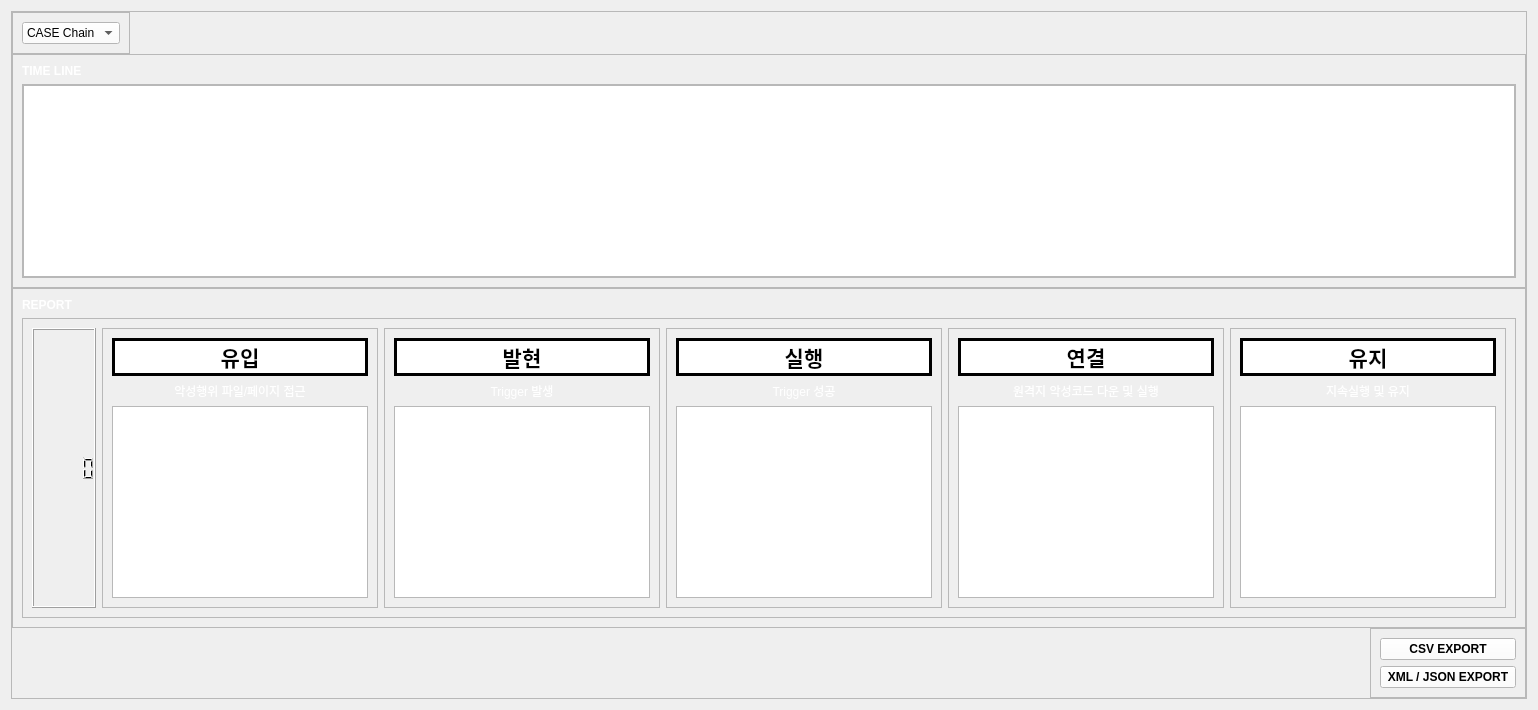
            <widget class="QWidget" name="page_5">
             <layout class="QVBoxLayout" name="verticalLayout_10">
              <item>
               <widget class="QFrame" name="frame_31">
                <property name="frameShape">
                 <enum>QFrame::StyledPanel</enum>
                </property>
                <property name="frameShadow">
                 <enum>QFrame::Raised</enum>
                </property>
                <layout class="QVBoxLayout" name="verticalLayout_27">
                 <property name="spacing">
                  <number>0</number>
                 </property>
                 <property name="leftMargin">
                  <number>0</number>
                 </property>
                 <property name="topMargin">
                  <number>0</number>
                 </property>
                 <property name="rightMargin">
                  <number>0</number>
                 </property>
                 <property name="bottomMargin">
                  <number>0</number>
                 </property>
                 <item alignment="Qt::AlignLeft">
                  <widget class="QFrame" name="frame_34">
                   <property name="frameShape">
                    <enum>QFrame::StyledPanel</enum>
                   </property>
                   <property name="frameShadow">
                    <enum>QFrame::Raised</enum>
                   </property>
                   <layout class="QVBoxLayout" name="verticalLayout_38">
                    <item>
                     <widget class="QComboBox" name="comboBox">
                      <property name="styleSheet">
                       <string notr="true">background-color: rgb(255, 255, 255);</string>
                      </property>
                      <item>
                       <property name="text">
                        <string>CASE Chain</string>
                       </property>
                      </item>
                     </widget>
                    </item>
                   </layout>
                  </widget>
                 </item>
                 <item>
                  <widget class="QFrame" name="frame_35">
                   <property name="sizePolicy">
                    <sizepolicy hsizetype="Preferred" vsizetype="Expanding">
                     <horstretch>0</horstretch>
                     <verstretch>0</verstretch>
                    </sizepolicy>
                   </property>
                   <property name="frameShape">
                    <enum>QFrame::StyledPanel</enum>
                   </property>
                   <property name="frameShadow">
                    <enum>QFrame::Raised</enum>
                   </property>
                   <layout class="QVBoxLayout" name="verticalLayout_40">
                    <item>
                     <widget class="QLabel" name="label">
                      <property name="font">
                       <font>
                        <weight>75</weight>
                        <bold>true</bold>
                       </font>
                      </property>
                      <property name="styleSheet">
                       <string notr="true">color: rgb(255, 255, 255)</string>
                      </property>
                      <property name="text">
                       <string>TIME LINE</string>
                      </property>
                     </widget>
                    </item>
                    <item>
                     <widget class="QFrame" name="frame_38">
                      <property name="frameShape">
                       <enum>QFrame::StyledPanel</enum>
                      </property>
                      <property name="frameShadow">
                       <enum>QFrame::Raised</enum>
                      </property>
                      <layout class="QHBoxLayout" name="horizontalLayout_9">
                       <property name="spacing">
                        <number>0</number>
                       </property>
                       <property name="leftMargin">
                        <number>0</number>
                       </property>
                       <property name="topMargin">
                        <number>0</number>
                       </property>
                       <property name="rightMargin">
                        <number>0</number>
                       </property>
                       <property name="bottomMargin">
                        <number>0</number>
                       </property>
                       <item>
                        <widget class="QGraphicsView" name="graphicsView"/>
                       </item>
                      </layout>
                     </widget>
                    </item>
                   </layout>
                  </widget>
                 </item>
                 <item>
                  <widget class="QFrame" name="frame_36">
                   <property name="sizePolicy">
                    <sizepolicy hsizetype="Preferred" vsizetype="Expanding">
                     <horstretch>0</horstretch>
                     <verstretch>0</verstretch>
                    </sizepolicy>
                   </property>
                   <property name="frameShape">
                    <enum>QFrame::StyledPanel</enum>
                   </property>
                   <property name="frameShadow">
                    <enum>QFrame::Raised</enum>
                   </property>
                   <layout class="QVBoxLayout" name="verticalLayout_39">
                    <item>
                     <widget class="QLabel" name="label_4">
                      <property name="font">
                       <font>
                        <weight>75</weight>
                        <bold>true</bold>
                       </font>
                      </property>
                      <property name="styleSheet">
                       <string notr="true">color: rgb(255, 255, 255)</string>
                      </property>
                      <property name="text">
                       <string>REPORT</string>
                      </property>
                     </widget>
                    </item>
                    <item>
                     <widget class="QFrame" name="frame_39">
                      <property name="sizePolicy">
                       <sizepolicy hsizetype="Preferred" vsizetype="Expanding">
                        <horstretch>0</horstretch>
                        <verstretch>0</verstretch>
                       </sizepolicy>
                      </property>
                      <property name="frameShape">
                       <enum>QFrame::StyledPanel</enum>
                      </property>
                      <property name="frameShadow">
                       <enum>QFrame::Raised</enum>
                      </property>
                      <layout class="QHBoxLayout" name="horizontalLayout_10">
                       <item>
                        <widget class="QLCDNumber" name="lcdNumber"/>
                       </item>
                       <item>
                        <widget class="QFrame" name="frame_40">
                         <property name="frameShape">
                          <enum>QFrame::StyledPanel</enum>
                         </property>
                         <property name="frameShadow">
                          <enum>QFrame::Raised</enum>
                         </property>
                         <layout class="QVBoxLayout" name="verticalLayout_41">
                          <item>
                           <widget class="QLabel" name="label_2">
                            <property name="font">
                             <font>
                              <pointsize>16</pointsize>
                              <weight>75</weight>
                              <bold>true</bold>
                             </font>
                            </property>
                            <property name="styleSheet">
                             <string notr="true">color: rgb(0, 0, 0);
background-color: rgb(255, 255, 255);</string>
                            </property>
                            <property name="frameShape">
                             <enum>QFrame::Box</enum>
                            </property>
                            <property name="lineWidth">
                             <number>3</number>
                            </property>
                            <property name="text">
                             <string>유입</string>
                            </property>
                            <property name="alignment">
                             <set>Qt::AlignCenter</set>
                            </property>
                           </widget>
                          </item>
                          <item>
                           <widget class="QLabel" name="label_5">
                            <property name="styleSheet">
                             <string notr="true">color: rgb(255, 255, 255);</string>
                            </property>
                            <property name="text">
                             <string>악성행위 파일/페이지 접근</string>
                            </property>
                            <property name="alignment">
                             <set>Qt::AlignCenter</set>
                            </property>
                           </widget>
                          </item>
                          <item>
                           <widget class="QListWidget" name="listWidget"/>
                          </item>
                         </layout>
                        </widget>
                       </item>
                       <item>
                        <widget class="QFrame" name="frame_41">
                         <property name="frameShape">
                          <enum>QFrame::StyledPanel</enum>
                         </property>
                         <property name="frameShadow">
                          <enum>QFrame::Raised</enum>
                         </property>
                         <layout class="QVBoxLayout" name="verticalLayout_42">
                          <item>
                           <widget class="QLabel" name="label_11">
                            <property name="font">
                             <font>
                              <pointsize>16</pointsize>
                              <weight>75</weight>
                              <bold>true</bold>
                             </font>
                            </property>
                            <property name="styleSheet">
                             <string notr="true">color: rgb(0, 0, 0);
background-color: rgb(255, 255, 255);</string>
                            </property>
                            <property name="frameShape">
                             <enum>QFrame::Box</enum>
                            </property>
                            <property name="lineWidth">
                             <number>3</number>
                            </property>
                            <property name="text">
                             <string>발현</string>
                            </property>
                            <property name="alignment">
                             <set>Qt::AlignCenter</set>
                            </property>
                           </widget>
                          </item>
                          <item>
                           <widget class="QLabel" name="label_10">
                            <property name="styleSheet">
                             <string notr="true">color: rgb(255, 255, 255);</string>
                            </property>
                            <property name="text">
                             <string>Trigger 발생</string>
                            </property>
                            <property name="alignment">
                             <set>Qt::AlignCenter</set>
                            </property>
                           </widget>
                          </item>
                          <item>
                           <widget class="QListWidget" name="listWidget_2"/>
                          </item>
                         </layout>
                        </widget>
                       </item>
                       <item>
                        <widget class="QFrame" name="frame_42">
                         <property name="frameShape">
                          <enum>QFrame::StyledPanel</enum>
                         </property>
                         <property name="frameShadow">
                          <enum>QFrame::Raised</enum>
                         </property>
                         <layout class="QVBoxLayout" name="verticalLayout_45">
                          <item>
                           <widget class="QLabel" name="label_19">
                            <property name="font">
                             <font>
                              <pointsize>16</pointsize>
                              <weight>75</weight>
                              <bold>true</bold>
                             </font>
                            </property>
                            <property name="styleSheet">
                             <string notr="true">color: rgb(0, 0, 0);
background-color: rgb(255, 255, 255);</string>
                            </property>
                            <property name="frameShape">
                             <enum>QFrame::Box</enum>
                            </property>
                            <property name="lineWidth">
                             <number>3</number>
                            </property>
                            <property name="text">
                             <string>실행</string>
                            </property>
                            <property name="alignment">
                             <set>Qt::AlignCenter</set>
                            </property>
                           </widget>
                          </item>
                          <item>
                           <widget class="QLabel" name="label_18">
                            <property name="styleSheet">
                             <string notr="true">color: rgb(255, 255, 255);</string>
                            </property>
                            <property name="text">
                             <string>Trigger 성공</string>
                            </property>
                            <property name="alignment">
                             <set>Qt::AlignCenter</set>
                            </property>
                           </widget>
                          </item>
                          <item>
                           <widget class="QListWidget" name="listWidget_3"/>
                          </item>
                         </layout>
                        </widget>
                       </item>
                       <item>
                        <widget class="QFrame" name="frame_43">
                         <property name="frameShape">
                          <enum>QFrame::StyledPanel</enum>
                         </property>
                         <property name="frameShadow">
                          <enum>QFrame::Raised</enum>
                         </property>
                         <layout class="QVBoxLayout" name="verticalLayout_44">
                          <item>
                           <widget class="QLabel" name="label_21">
                            <property name="font">
                             <font>
                              <pointsize>16</pointsize>
                              <weight>75</weight>
                              <bold>true</bold>
                             </font>
                            </property>
                            <property name="styleSheet">
                             <string notr="true">color: rgb(0, 0, 0);
background-color: rgb(255, 255, 255);</string>
                            </property>
                            <property name="frameShape">
                             <enum>QFrame::Box</enum>
                            </property>
                            <property name="lineWidth">
                             <number>3</number>
                            </property>
                            <property name="text">
                             <string>연결</string>
                            </property>
                            <property name="alignment">
                             <set>Qt::AlignCenter</set>
                            </property>
                           </widget>
                          </item>
                          <item>
                           <widget class="QLabel" name="label_20">
                            <property name="styleSheet">
                             <string notr="true">color: rgb(255, 255, 255);</string>
                            </property>
                            <property name="text">
                             <string>원격지 악성코드 다운 및 실행</string>
                            </property>
                            <property name="alignment">
                             <set>Qt::AlignCenter</set>
                            </property>
                           </widget>
                          </item>
                          <item>
                           <widget class="QListWidget" name="listWidget_4"/>
                          </item>
                         </layout>
                        </widget>
                       </item>
                       <item>
                        <widget class="QFrame" name="frame_44">
                         <property name="frameShape">
                          <enum>QFrame::StyledPanel</enum>
                         </property>
                         <property name="frameShadow">
                          <enum>QFrame::Raised</enum>
                         </property>
                         <layout class="QVBoxLayout" name="verticalLayout_43">
                          <item>
                           <widget class="QLabel" name="label_23">
                            <property name="font">
                             <font>
                              <pointsize>16</pointsize>
                              <weight>75</weight>
                              <bold>true</bold>
                             </font>
                            </property>
                            <property name="styleSheet">
                             <string notr="true">color: rgb(0, 0, 0);
background-color: rgb(255, 255, 255);</string>
                            </property>
                            <property name="frameShape">
                             <enum>QFrame::Box</enum>
                            </property>
                            <property name="lineWidth">
                             <number>3</number>
                            </property>
                            <property name="text">
                             <string>유지</string>
                            </property>
                            <property name="alignment">
                             <set>Qt::AlignCenter</set>
                            </property>
                           </widget>
                          </item>
                          <item>
                           <widget class="QLabel" name="label_22">
                            <property name="styleSheet">
                             <string notr="true">color: rgb(255, 255, 255);</string>
                            </property>
                            <property name="text">
                             <string>지속실행 및 유지</string>
                            </property>
                            <property name="alignment">
                             <set>Qt::AlignCenter</set>
                            </property>
                           </widget>
                          </item>
                          <item>
                           <widget class="QListWidget" name="listWidget_5"/>
                          </item>
                         </layout>
                        </widget>
                       </item>
                      </layout>
                     </widget>
                    </item>
                   </layout>
                  </widget>
                 </item>
                 <item alignment="Qt::AlignRight|Qt::AlignBottom">
                  <widget class="QFrame" name="frame_37">
                   <property name="frameShape">
                    <enum>QFrame::StyledPanel</enum>
                   </property>
                   <property name="frameShadow">
                    <enum>QFrame::Raised</enum>
                   </property>
                   <layout class="QVBoxLayout" name="verticalLayout_28">
                    <item>
                     <widget class="QPushButton" name="pushButton_4">
                      <property name="font">
                       <font>
                        <weight>75</weight>
                        <bold>true</bold>
                       </font>
                      </property>
                      <property name="styleSheet">
                       <string notr="true">color: rgb(0, 0, 0);
background-color: rgb(255, 255, 255);</string>
                      </property>
                      <property name="text">
                       <string>CSV EXPORT</string>
                      </property>
                     </widget>
                    </item>
                    <item>
                     <widget class="QPushButton" name="pushButton_5">
                      <property name="font">
                       <font>
                        <weight>75</weight>
                        <bold>true</bold>
                       </font>
                      </property>
                      <property name="styleSheet">
                       <string notr="true">color: rgb(0, 0, 0);
background-color: rgb(255, 255, 255);</string>
                      </property>
                      <property name="text">
                       <string> XML / JSON EXPORT </string>
                      </property>
                     </widget>
                    </item>
                   </layout>
                  </widget>
                 </item>
                </layout>
               </widget>
              </item>
             </layout>
            </widget>
